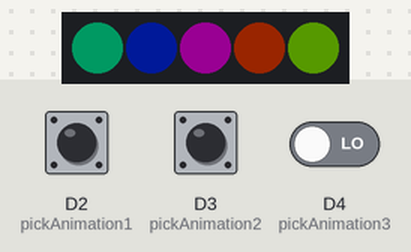
This program was run on a simulated CircuitPython board. On the bench: 5 RGB LEDs in strip order, left to right. Inputs (shaded band) come from the test bench; at power-on: D2 (pickAnimation1) LOW, D3 (pickAnimation2) LOW, D4 (pickAnimation3) LOW. Dim RGB values are drawn brighter than linear; random numbers come from a fixed seed.

Above: at 1.2 s.
1.3 s: D2 (pickAnimation1) pulled HIGH for 0.15 s
At 1.9 s:
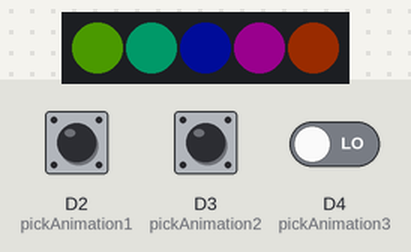
2.0 s: D3 (pickAnimation2) pulled HIGH for 0.15 s
At 2.28 s:
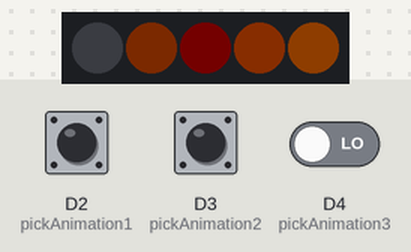
2.7 s: D2 (pickAnimation1) pulled HIGH for 3.2 s
At 3.3 s:
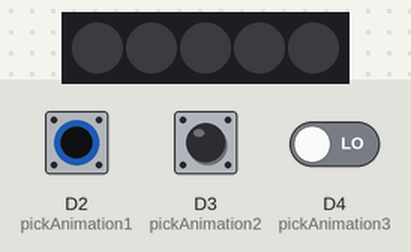
Timing chart, 0 to 12.5 s (numbered marks = the images above; inputs shaded):
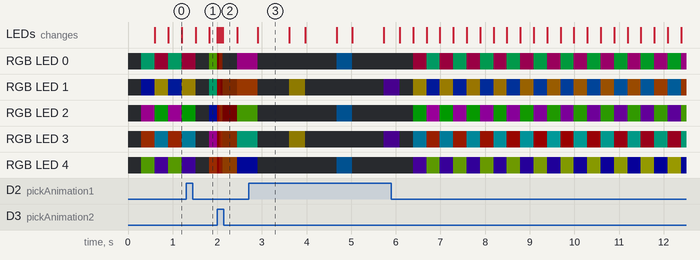

Measured:
- what the display in image 3 shows lasts 0.7 s, from 2.9 s to 3.6 s

The program:

code.py
```python
import board
import neopixel
import adafruit_fancyled.adafruit_fancyled as fancy
import time
import random

from digitalio import DigitalInOut, Direction, Pull

import Defines

from everyOtherAnimation import everyOtherPulse
import rainbow
import strobe

pixels = neopixel.NeoPixel(board.APA102_MOSI, Defines.NUM_LEDS, auto_write=False, brightness=0.1)


def main():
    pixels.fill(Defines.COLOR_CLEAR)
    pixels.show()
    ledSelects = 0

    #Pin 2 pulled up to 3.3v will enable "every other pulse"
    pickAnimation1 = DigitalInOut(board.D2)
    pickAnimation1.direction = Direction.INPUT
    pickAnimation1.pull = Pull.DOWN

    #Pin 3 pulled up to 3.3v will enable "strobe" animation
    pickAnimation2 = DigitalInOut(board.D3)
    pickAnimation2.direction = Direction.INPUT
    pickAnimation2.pull = Pull.DOWN

    #Pin 4 pulled up to 3.3v will enable "default" animation
    pickAnimation3 = DigitalInOut(board.D4)
    pickAnimation3.direction = Direction.INPUT
    pickAnimation3.pull = Pull.DOWN

    while True:

        randomHue = random.randint(0,255)

        #every other LED for PIN2 pulled up to 3.3v
        if pickAnimation1.value:
            everyOtherPulse(pixels, randomHue, ledSelects)
            ledSelects = (ledSelects + 1) % 2
        #Strobe animation for pin 3 pulled up to 3.3v
        elif pickAnimation2.value:
            strobe.stepStrobe(pixels)
        #Original LED pattern
        elif pickAnimation3.value:
            for i in range(256):
                color = fancy.CHSV(i,255,255).pack()
                pixels.fill(color)
                pixels.show()
                time.sleep(0.01)
        else:
            rainbow.stepRainbow(pixels)

main()
```

Defines.py
```python
import adafruit_fancyled.adafruit_fancyled as fancy

#Color Defines (Hue ranges)
RED = (0, 60)
YELLOW = (61, 120)
GREEN = (121, 180)
CYAN = (181, 240)
BLUE = (241, 300)
PURPLE = (301,360)
color1 = fancy.CHSV(0.08, 1.0, 1.0).pack()
COLOR_CLEAR = fancy.CHSV(0,0,0).pack()

#Num LEDS
NUM_LEDS = 5
```

everyOtherAnimation.py
```python
import board
import neopixel
import adafruit_fancyled.adafruit_fancyled as fancy
import Defines
'''
    everyOtherPuse -- Pulses every other LED in the pixel array based on the binary input of ledSelect


    inputHue -- Input hue of the color to fade in and fade out.
                This is an 8bit value representing the hue value of an HSV (Hue, Saturation, Value) color.
                Hues are represented as a gradient along a circle, so this is an 8bit representation of 360 degrees
    ledSelect -- A value 0 or 1 (Will be mod'd against 2 after input).  Indicates which LED index to start at
'''
def everyOtherPulse(pixelInput, inputHue, ledSelect, numLeds=Defines.NUM_LEDS):
    ledSelect = ledSelect % 2
    for i in range(256):
        color = fancy.CHSV(inputHue, 255, i).pack()

        for pixelId in range(ledSelect, numLeds, 2):
            pixelInput[pixelId] = color

        pixelInput.show()


    for i in range(255, 0, -1):
        color = fancy.CHSV(inputHue, 255, i).pack()

        for pixelId in range(ledSelect, numLeds, 2):
            pixelInput[pixelId] = color

        pixelInput.show()
    pixelInput.fill(Defines.COLOR_CLEAR)
    pixelInput.show()
```

rainbow.py
```python
import board
import neopixel
import adafruit_fancyled.adafruit_fancyled as fancy
import math
import Defines

HUE_CONVERSION_FACTOR = 0.70833333

rainbowHue = 0

def stepRainbow(pixels):
    global rainbowHue
    for led in range(Defines.NUM_LEDS):
        ledHue = int( (rainbowHue + (51*led)) % 256)
        pixels[led] = fancy.CHSV(ledHue, 255, 255).pack()
    pixels.show()
    rainbowHue = (rainbowHue + 3) % 256
```

strobe.py
```python
import board
import neopixel
import adafruit_fancyled.adafruit_fancyled as fancy
import math
import random
import time
import Defines


stepHue = 0

def stepStrobe(pixels):
    global stepHue
    for pixel in range(Defines.NUM_LEDS):
        randomValue = random.randint(0,256)
        color = fancy.CHSV(stepHue, 255, randomValue).pack()
        pixels[pixel] = color
    pixels.show()
    time.sleep(0.04)


    stepHue = (stepHue + 6) % 256
```
